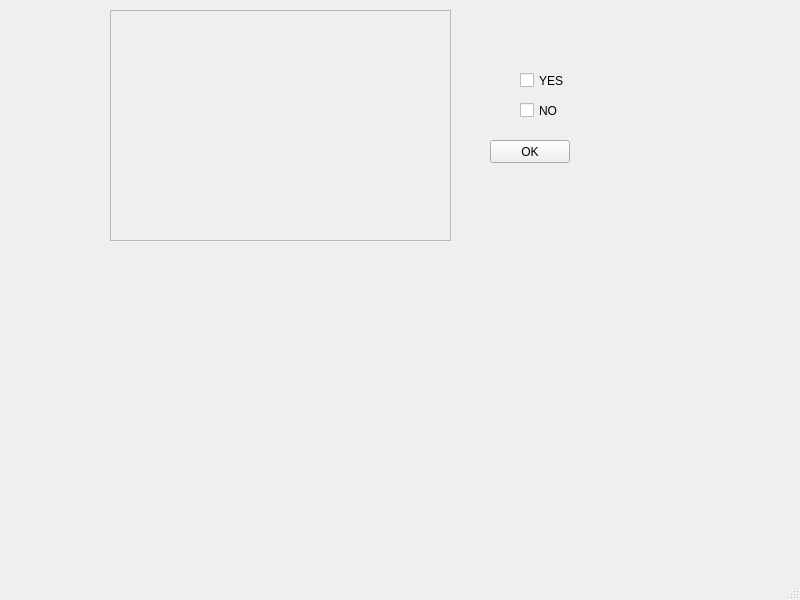
<?xml version="1.0" encoding="UTF-8"?>
<ui version="4.0">
 <class>MainWindow</class>
 <widget class="QMainWindow" name="MainWindow">
  <property name="geometry">
   <rect>
    <x>0</x>
    <y>0</y>
    <width>800</width>
    <height>600</height>
   </rect>
  </property>
  <property name="windowTitle">
   <string>MainWindow</string>
  </property>
  <widget class="QWidget" name="centralwidget">
   <widget class="QFrame" name="frame">
    <property name="geometry">
     <rect>
      <x>110</x>
      <y>10</y>
      <width>341</width>
      <height>231</height>
     </rect>
    </property>
    <property name="frameShape">
     <enum>QFrame::StyledPanel</enum>
    </property>
    <property name="frameShadow">
     <enum>QFrame::Raised</enum>
    </property>
   </widget>
   <widget class="QPushButton" name="pushButton">
    <property name="geometry">
     <rect>
      <x>490</x>
      <y>140</y>
      <width>80</width>
      <height>23</height>
     </rect>
    </property>
    <property name="text">
     <string>OK</string>
    </property>
   </widget>
   <widget class="QCheckBox" name="checkBox">
    <property name="geometry">
     <rect>
      <x>520</x>
      <y>70</y>
      <width>85</width>
      <height>21</height>
     </rect>
    </property>
    <property name="text">
     <string>YES</string>
    </property>
   </widget>
   <widget class="QCheckBox" name="checkBox_2">
    <property name="geometry">
     <rect>
      <x>520</x>
      <y>100</y>
      <width>85</width>
      <height>21</height>
     </rect>
    </property>
    <property name="text">
     <string>NO</string>
    </property>
   </widget>
  </widget>
  <widget class="QMenuBar" name="menubar">
   <property name="geometry">
    <rect>
     <x>0</x>
     <y>0</y>
     <width>800</width>
     <height>20</height>
    </rect>
   </property>
  </widget>
  <widget class="QStatusBar" name="statusbar"/>
 </widget>
 <resources/>
 <connections/>
</ui>
